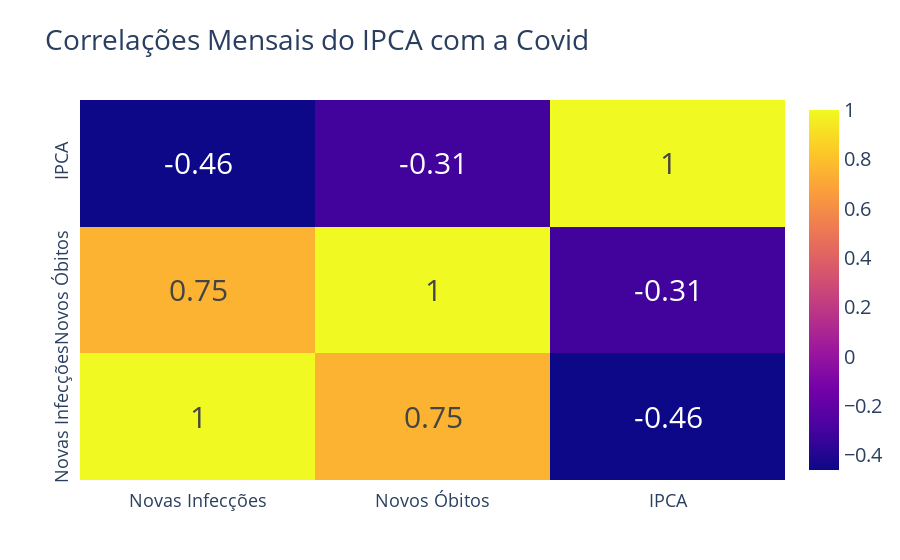

Here is the notebook cell this chart was saved with:
### Code cell
fig = go.Figure(data=go.Heatmap(heatmap_dict,
                               text = months_heatmap.values.tolist(),
                               texttemplate="%{text}",
                               textfont={"size":30}))

fig.update_layout(showlegend = False,
                  #width = 700, height = 700,
                  autosize = False,
                  title = "Correlações Mensais do IPCA com a Covid",
                  font_size = 20)

fig.update_yaxes(tickangle = 270, linewidth = 5, tickfont_size =18)
fig.update_xaxes(linewidth = 5, tickfont_size =18)

fig.show()

### Figure 1 — Plotly figure (JSON) as saved in the notebook; plotly's stock layout.template omitted (floating-point values rounded to 4 significant figures)
{"data": [{"text": [[1, 0.75, -0.46], [0.75, 1, -0.31], [-0.46, -0.31, 1]], "textfont": {"size": 30}, "texttemplate": "%{text}", "type": "heatmap", "x": ["Novas Infecções", "Novos Óbitos", "IPCA"], "y": ["Novas Infecções", "Novos Óbitos", "IPCA"], "z": [[1, 0.75, -0.46], [0.75, 1, -0.31], [-0.46, -0.31, 1]]}], "layout": {"autosize": false, "font": {"size": 20}, "showlegend": false, "title": {"text": "Correlações Mensais do IPCA com a Covid"}, "xaxis": {"linewidth": 5, "tickfont": {"size": 18}}, "yaxis": {"linewidth": 5, "tickangle": -90, "tickfont": {"size": 18}}}}
